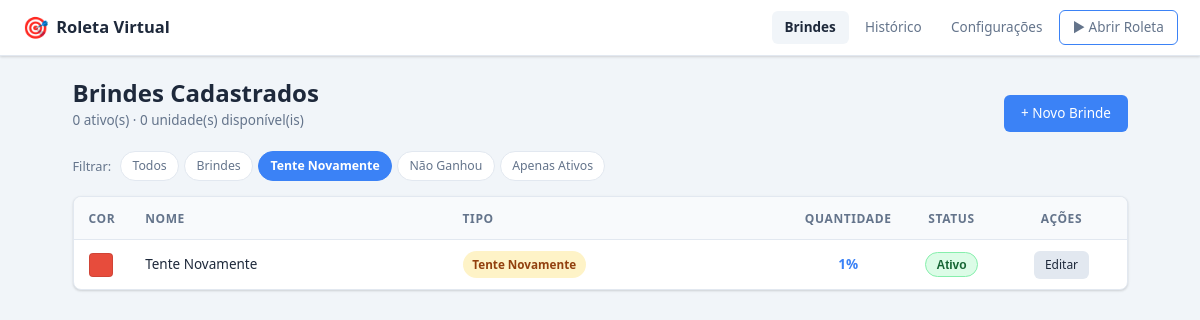
Screenshot of /admin/?tipo=retry with the database file from the repository.
### app/models.py (models this page shows, shortened)
class Prize(db.Model):
    __tablename__ = "prizes"
    id = db.Column(db.Integer, primary_key=True)
    name = db.Column(db.String(100), nullable=False)
    image_filename = db.Column(db.String(255), nullable=True)
    quantity = db.Column(db.Integer, nullable=False, default=0)
    item_type = db.Column(db.String(10), nullable=False, default="prize")
    weight = db.Column(db.Float, nullable=False, default=0.0)
    color = db.Column(db.String(7), nullable=False, default="#3498db")
    exhausted_behavior = db.Column(db.String(15), nullable=False, default="hide_weight")
    is_active = db.Column(db.Boolean, nullable=False, default=True)
    created_at = db.Column(db.DateTime, nullable=False, default=datetime.utcnow)
    updated_at = db.Column(
        db.DateTime, nullable=False, default=datetime.utcnow, onupdate=datetime.utcnow
    )
    draws = db.relationship("Draw", backref="prize", lazy=True)
    @property
    def is_exhausted(self):
        return self.item_type == "prize" and self.quantity == 0

### app/routes/admin.py (the view)
@admin_bp.route("/")
def index():
    tipo = request.args.get("tipo")
    ativo = request.args.get("ativo")
    query = Prize.query
    if tipo in ("prize", "retry", "no_win"):
        query = query.filter_by(item_type=tipo)
    if ativo == "1":
        query = query.filter_by(is_active=True)
    elif ativo == "0":
        query = query.filter_by(is_active=False)
    prizes = query.order_by(
        db.case({"prize": 0, "retry": 1, "no_win": 2}, value=Prize.item_type),
        Prize.name,
    ).all()
    total_prizes = sum(p.quantity for p in prizes if p.item_type == "prize")
    active_prizes = sum(1 for p in prizes if p.item_type == "prize" and p.is_active)
    return render_template(
        "admin/index.html",
        prizes=prizes,
        total_prizes=total_prizes,
        active_prizes=active_prizes,
    )

### app/templates/admin/index.html (shortened to what this page needs)
{% extends "base.html" %}
{% block content %}
<div class="page-header">
  <div class="page-header-left">
    <h1>Brindes Cadastrados</h1>
    <span class="page-subtitle">{{ active_prizes }} ativo(s) · {{ total_prizes }} unidade(s) disponível(is)</span>
  </div>
  <div class="page-header-actions">
    <a href="{{ url_for('admin.prize_new') }}" class="btn btn-primary">+ Novo Brinde</a>
  </div>
</div>
<div class="filter-bar">
  <span class="filter-label">Filtrar:</span>
  <a href="{{ url_for('admin.index') }}" class="filter-btn {% if not request.args.get('tipo') and not request.args.get('ativo') %}active{% endif %}">Todos</a>
  <a href="{{ url_for('admin.index', tipo='prize') }}" class="filter-btn {% if request.args.get('tipo') == 'prize' %}active{% endif %}">Brindes</a>
  <a href="{{ url_for('admin.index', tipo='retry') }}" class="filter-btn {% if request.args.get('tipo') == 'retry' %}active{% endif %}">Tente Novamente</a>
  <a href="{{ url_for('admin.index', tipo='no_win') }}" class="filter-btn {% if request.args.get('tipo') == 'no_win' %}active{% endif %}">Não Ganhou</a>
  <a href="{{ url_for('admin.index', ativo='1') }}" class="filter-btn {% if request.args.get('ativo') == '1' %}active{% endif %}">Apenas Ativos</a>
</div>
{% if prizes %}
<div class="table-wrapper">
  <table class="data-table">
    <thead>
      <tr>
        <th style="width:40px">Cor</th>
        <th>Nome</th>
        <th>Tipo</th>
        <th style="width:100px; text-align:center">Quantidade</th>
        <th style="width:90px; text-align:center">Status</th>
        <th style="width:130px; text-align:center">Ações</th>
      </tr>
    </thead>
    <tbody>
      {% for prize in prizes %}
      <tr class="{% if not prize.is_active %}row-inactive{% endif %}">
        <td>
          <span class="color-swatch" style="background:{{ prize.color }}"></span>
        </td>
        <td>
          <span class="prize-name">{{ prize.name }}</span>
        </td>
        <td>
          {% if prize.item_type == 'prize' %}
            <span class="type-badge type-prize">Brinde</span>
          {% elif prize.item_type == 'retry' %}
            <span class="type-badge type-retry">Tente Novamente</span>
          {% else %}
            <span class="type-badge type-no-win">Não Ganhou</span>
          {% endif %}
        </td>
        <td style="text-align:center">
          {% if prize.item_type == 'prize' %}
            <span class="qty {% if prize.quantity == 0 %}qty-zero{% endif %}">{{ prize.quantity }}</span>
          {% else %}
            <span class="qty-weight">{{ (prize.weight * 100)|round(0)|int }}%</span>
          {% endif %}
        </td>
        <td style="text-align:center">
          <button
            class="toggle-btn {% if prize.is_active %}active{% endif %}"
            data-prize-id="{{ prize.id }}"
            title="{{ 'Desativar' if prize.is_active else 'Ativar' }}"
          >
            {{ 'Ativo' if prize.is_active else 'Inativo' }}
          </button>
        </td>
        <td style="text-align:center">
          <div class="action-btns">
            <a href="{{ url_for('admin.prize_edit', prize_id=prize.id) }}" class="btn btn-sm btn-secondary">Editar</a>
          </div>
        </td>
      </tr>
      {% endfor %}
    </tbody>
  </table>
</div>
{% endif %}
{% endblock %}

### app/static/css/admin.css (style rules this page uses)
*, *::before, *::after { box-sizing: border-box; margin: 0; padding: 0; }
:root { --primary: #3b82f6; --primary-d: #2563eb; --danger: #ef4444; --danger-d: #dc2626; --success: #22c55e; --warning: #f59e0b; --neutral: #64748b; --bg: #f1f5f9; --surface: #ffffff; --border: #e2e8f0; --text: #1e293b; --text-muted: #64748b; --radius: 8px; --shadow: 0 1px 3px rgba(0,0,0,.1), 0 1px 2px rgba(0,0,0,.06); }
html { font-size: 15px; }
body { font-family: system-ui, -apple-system, "Segoe UI", Roboto, sans-serif; background: var(--bg); color: var(--text); line-height: 1.6; min-height: 100vh; }
a { color: var(--primary); text-decoration: none; }
.page-header { display: flex; align-items: flex-end; justify-content: space-between; margin-bottom: 1.25rem; flex-wrap: wrap; gap: .75rem; }
.page-header h1 { font-size: 1.6rem; font-weight: 700; line-height: 1.2; }
.page-subtitle { color: var(--text-muted); font-size: .9rem; display: block; margin-top: .2rem; }
.page-header-actions { display: flex; gap: .5rem; flex-wrap: wrap; }
.btn { display: inline-flex; align-items: center; gap: .35rem; padding: .5rem 1.1rem; border-radius: 6px; border: none; cursor: pointer; font-size: .9rem; font-weight: 500; transition: background .15s, opacity .15s; text-decoration: none; white-space: nowrap; }
.btn-primary { background: var(--primary); color: #fff; }
.btn-secondary { background: #e2e8f0; color: var(--text); }
.btn-sm { padding: .3rem .7rem; font-size: .8rem; }
.filter-bar { display: flex; align-items: center; gap: .35rem; margin-bottom: 1rem; flex-wrap: wrap; }
.filter-label { font-size: .85rem; color: var(--text-muted); margin-right: .25rem; }
.filter-btn { padding: .3rem .75rem; border-radius: 20px; font-size: .82rem; background: var(--surface); border: 1px solid var(--border); color: var(--text-muted); cursor: pointer; transition: all .15s; text-decoration: none; }
.filter-btn.active { background: var(--primary); border-color: var(--primary); color: #fff; font-weight: 600; }
.table-wrapper { background: var(--surface); border-radius: var(--radius); border: 1px solid var(--border); overflow: hidden; box-shadow: var(--shadow); }
.data-table { width: 100%; border-collapse: collapse; font-size: .9rem; }
.data-table thead th { background: #f8fafc; padding: .75rem 1rem; text-align: left; font-weight: 600; font-size: .8rem; text-transform: uppercase; letter-spacing: .05em; color: var(--text-muted); border-bottom: 1px solid var(--border); }
.data-table tbody td { padding: .7rem 1rem; border-bottom: 1px solid var(--border); vertical-align: middle; }
.data-table tbody tr:last-child td { border-bottom: none; }
.type-badge { display: inline-block; padding: .25rem .65rem; border-radius: 20px; font-size: .78rem; font-weight: 600; }
.type-retry { background: #fef3c7; color: #92400e; }
.color-swatch { display: inline-block; width: 24px; height: 24px; border-radius: 4px; border: 1px solid rgba(0,0,0,.1); vertical-align: middle; }
.qty-weight { color: var(--primary); font-weight: 600; }
.action-btns { display: flex; gap: .4rem; justify-content: center; }
.toggle-btn { padding: .3rem .7rem; border-radius: 20px; border: 1.5px solid var(--border); background: #f1f5f9; color: var(--text-muted); font-size: .8rem; font-weight: 600; cursor: pointer; transition: all .2s; }
.toggle-btn.active { background: #dcfce7; border-color: #86efac; color: #166534; }

### rows the page displays
Prize: name "Tente Novamente", item_type "Tente Novamente", (prize.weight*100)|round(0)|int "1", is_active "Ativo"

### other values shown
{{ active_prizes }} "0"
{{ total_prizes }} "0"
